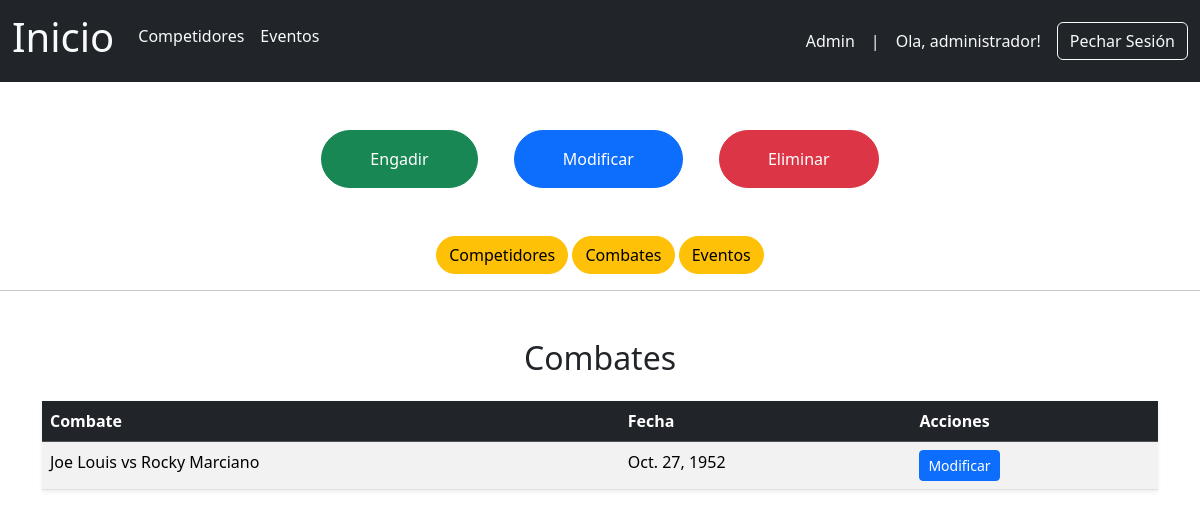
The app's page /administracion/modificar?lista=combates (signed in), older data.
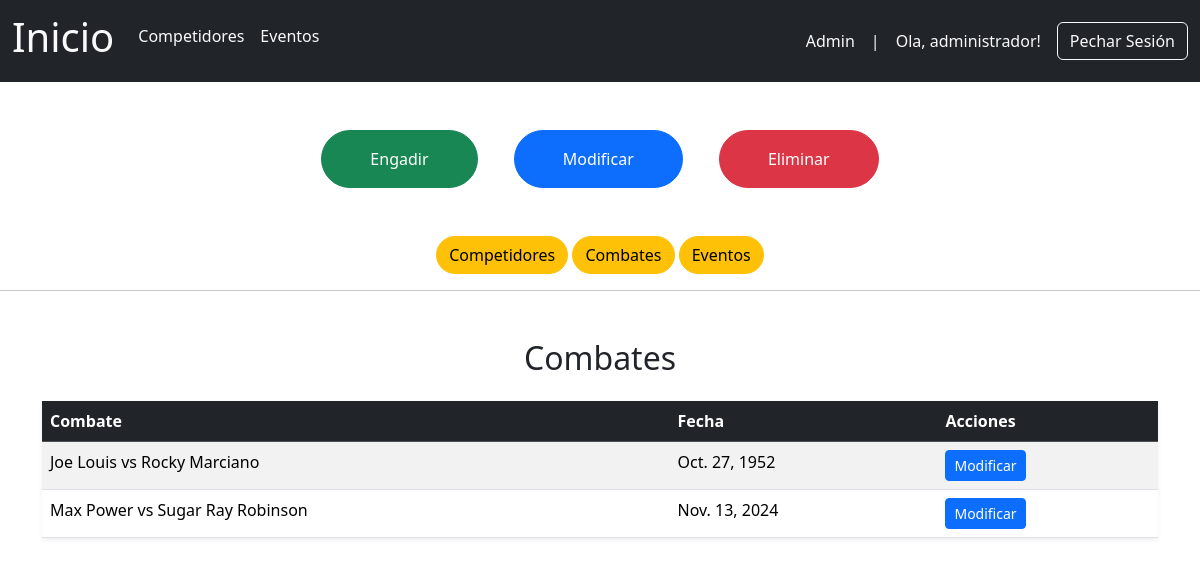
The same page, newer data.
### boxGal/models.py (models this page shows)
class Combate(models.Model):
    id_combate = models.BigAutoField(auto_created=True, primary_key=True)
    boxeador_azul = models.ForeignKey(Competidor, related_name='combates_azul', on_delete=models.CASCADE)
    boxeador_vermello = models.ForeignKey(Competidor, related_name='combates_vermello', on_delete=models.CASCADE)
    evento_combate = models.ForeignKey(Evento, on_delete=models.CASCADE)
    peso_combate = models.CharField(max_length=255)
    categoria_combate = models.CharField(max_length=255)
    arbitro = models.CharField(max_length=255)
    resultado = models.CharField(max_length=255)
    data_combate = models.DateField()
    likes = models.ManyToManyField(Usuario,related_name='combates_gustados', blank=True)
    def __str__(self):
        return f"{self.boxeador_azul} vs {self.boxeador_vermello}"

class Competidor(models.Model):
    id_competidor = models.BigAutoField(auto_created=True, primary_key=True)
    nome_competidor = models.CharField(max_length=255)
    apelidos_competidor = models.CharField(max_length=255)
    peso_competidor = models.CharField(max_length=255)
    vitorias = models.IntegerField()
    derrotas = models.IntegerField()
    empates = models.IntegerField()
    foto_competidor = models.ImageField(upload_to='competidores/', blank=True, null=True)
    def __str__(self):
        return f"{self.nome_competidor} {self.apelidos_competidor} "

### boxGal/views.py (the view)
# urls.py: path('administracion/modificar', views.modificar, name='modificar'),
@login_required
def modificar(request):
  if not request.user.is_superuser:
    return HttpResponseForbidden("Non tes permisos para acceder a esta páxina.")
  template = loader.get_template('administracion/modificar.html')
  lista = request.GET.get('lista','competidores')
  contido = {}
  if lista == 'competidores':
    contido['lista'] = Competidor.objects.all(),
    contido['tipo'] = 'competidores'
  elif lista == 'combates':
    contido['lista'] = Combate.objects.all(),
    contido['tipo'] = 'combates'
  elif lista == 'eventos':
    contido['lista'] = Evento.objects.all(),
    contido['tipo'] = 'eventos'
  return HttpResponse(template.render(contido, request))

### boxGal/templates/administracion/modificar.html (shortened to what this page needs)
{% extends 'header.html' %}
{% block corpo %}
  <div class="container mt-5 text-center">
    <a href="{% url 'engadir' %}" class="btn p-3 px-5 mx-3 btn-success rounded-pill">Engadir</a>
    <a href="{% url 'modificar' %}" class="btn p-3 px-5 mx-3 btn-primary rounded-pill">Modificar</a>
    <a href="{% url 'eliminar' %}" class="btn p-3 px-5 mx-3 btn-danger rounded-pill">Eliminar</a>
  </div>
  <div class="container mt-5 text-center">
    <a href="?lista=competidores" class="btn rounded-pill btn-warning">Competidores</a>
    <a href="?lista=combates" class="btn rounded-pill btn-warning">Combates</a>
    <a href="?lista=eventos" class="btn rounded-pill btn-warning">Eventos</a>
  </div>
  <hr />
  <div class="container mt-5">
    {% if tipo == 'competidores' %}
      <h2 class="text-center mb-4">Competidores</h2>
      <table class="table table-striped table-hover shadow-sm">
        <thead class="table-dark">
          <tr>
            <th scope="col">Nombre</th>
            <th scope="col">Acciones</th>
          </tr>
        </thead>
        <tbody>
          {% for competidor in lista.0 %}
            <tr>
              <td>{{ competidor }}</td>
              <td>
                <a href="{% url 'modificar_competidor' competidor.id_competidor %}" class="btn btn-primary btn-sm">Modificar</a>
              </td>
            </tr>
          {% endfor %}
        </tbody>
      </table>
    {% elif tipo == 'combates' %}
      <h2 class="text-center mb-4">Combates</h2>
      <table class="table table-striped table-hover shadow-sm">
        <thead class="table-dark">
          <tr>
            <th scope="col">Combate</th>
            <th scope="col">Fecha</th>
            <th scope="col">Acciones</th>
          </tr>
        </thead>
        <tbody>
          {% for combate in lista.0 %}
            <tr>
              <td>{{ combate }}</td>
              <td>{{ combate.data_combate }}</td>
              <td>
                <a href="{% url 'modificar_combate' combate.id_combate %}" class="btn btn-primary btn-sm">Modificar</a>
              </td>
            </tr>
          {% endfor %}
        </tbody>
      </table>
    {% endif %}
  </div>
{% endblock %}

Row changes from the older to the newer data that the page shows:
added Combate: boxeador_azul+boxeador_vermello "Max Power vs Sugar Ray Robinson", data_combate "Nov. 13, 2024"
